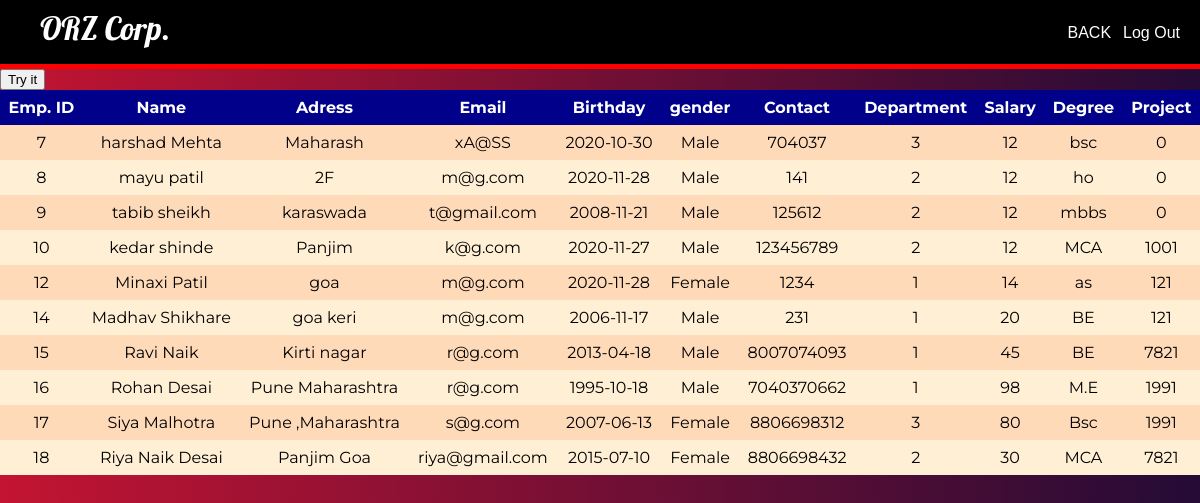
The app's page /viewemp.php with its own data.
### tables this page shows
CREATE TABLE `employee` (
  `empid` int(11) NOT NULL,
  `empnm` varchar(20) NOT NULL,
  `lastnm` varchar(20) NOT NULL,
  `dept` int(11) NOT NULL,
  `email` varchar(30) NOT NULL,
  `dob` date DEFAULT '1998-02-28',
  `contact` varchar(20) DEFAULT NULL,
  `gender` varchar(20) DEFAULT NULL,
  `address` varchar(100) DEFAULT NULL,
  `salary` int(11) DEFAULT NULL,
  `degree` varchar(30) DEFAULT NULL,
  `pid` int(11) DEFAULT 0
);

### viewemp.php (the view, shortened to what this page needs)
<?php
require_once ('dbh.php');
$sql = "SELECT * from `employee` ";
$result = mysqli_query($conn, $sql);
?>
<html>
<head>
	 <link rel="stylesheet" type="text/css" href="newcss01.css">
</head>
<body style="background: linear-gradient(to right, #c31432, #240b36);">
 	<header>
		<nav>
			<h1>ORZ Corp.</h1>
			<ul id="menu1">
				<li><a class="homeblack" href="aloginwel.php">BACK</a></li>
				<li><a class="homeblack" href="alogin.html">Log Out</a></li>
			</ul>
		</nav>
	</header>
	<div class="divider"></div>
        <div class="alert">
<button onclick="myFunction()">Try it</button>
</div>
        <table>
			<tr>
				<th align = "center">Emp. ID</th>
				<th align = "center">Name</th>
				<th align = "center">Adress</th>
				<th align = "center">Email</th>
				<th align = "center">Birthday</th>
				<th align = "center">gender</th>
				<th align = "center">Contact</th>
				<th align = "center">Department</th>
				<th align = "center">Salary</th>
                                <th align = "center">Degree</th>
                                <th align = "center">Project</th>
			</tr>
                         	<?php
				while ($employee = mysqli_fetch_assoc($result)) {
					echo "<tr>";
					echo "<td>".$employee['empid']."</td>";
					echo "<td>".$employee['empnm']."  ".$employee['lastnm']."</td>";
					echo "<td>".$employee['address']."</td>";
					echo "<td>".$employee['email']."</td>";
					echo "<td>".$employee['dob']."</td>";
					echo "<td>".$employee['gender']."</td>";
					echo "<td>".$employee['contact']."</td>";
					echo "<td>".$employee['dept']."</td>";
					echo "<td>".$employee['salary']."</td>";
					echo "<td>".$employee['degree']."</td>";
                                                                                    echo "<td>".$employee['pid']."</td>";
				}
			?>
		</table>
</body>
</html>

### newcss01.css (style rules this page uses)
body { margin: 0; padding: 0; background-size: cover; background-position: center; font-family: sans-serif; }
header { background: black; color: white; padding: 8px 20px 6px 40px; height: 50px; }
header h1 { display: inline; font-family: 'Lobster', cursive; font-weight: 400; font-size: 32px; float: left; margin-top: 0px; margin-right: 10px; }
nav ul { display: inline; padding: 0px; float: right; }
nav ul li { display: inline-block; list-style-type: none; color: white; float: left; margin-left: 12px; }
nav ul li a { color: white; text-decoration: none; }
#menu1 { font-family: 'Arial', sans-serif; }
.divider { background-color: red; height: 5px; }
h1 { margin: 0; padding: 0 0 20px; text-align: center; font-size: 22px; color: white; }
table { margin: 0px; border-collapse: collapse; width: 100%; font-family: 'Montserrat', sans-serif; padding: 10px; }
th, td { text-align: center; padding: 8px; }
tr:nth-child(even) { background-color: peachpuff; }
tr:nth-child(odd) { background-color:papayawhip; }
th { background-color:darkblue; color: white; }

### records on screen
employee: empid "7", empnm "harshad", lastnm "Mehta", address "Maharash", email "xA@SS", dob "2020-10-30", gender "Male", contact "704037", dept "3", salary "12", degree "bsc", pid "0"
employee: empid "8", empnm "mayu", lastnm "patil", address "2F", email "m@g.com", dob "2020-11-28", gender "Male", contact "141", dept "2", salary "12", degree "ho", pid "0"
employee: empid "9", empnm "tabib", lastnm "sheikh", address "karaswada", email "t@gmail.com", dob "2008-11-21", gender "Male", contact "125612", dept "2", salary "12", degree "mbbs", pid "0"
employee: empid "10", empnm "kedar", lastnm "shinde", address "Panjim", email "k@g.com", dob "2020-11-27", gender "Male", contact "123456789", dept "2", salary "12", degree "MCA", pid "1001"
employee: empid "12", empnm "Minaxi", lastnm "Patil", address "goa", email "m@g.com", dob "2020-11-28", gender "Female", contact "1234", dept "1", salary "14", degree "as", pid "121"
employee: empid "14", empnm "Madhav", lastnm "Shikhare", address "goa keri", email "m@g.com", dob "2006-11-17", gender "Male", contact "231", dept "1", salary "20", degree "BE", pid "121"
employee: empid "15", empnm "Ravi", lastnm "Naik", address "Kirti nagar", email "r@g.com", dob "2013-04-18", gender "Male", contact "8007074093", dept "1", salary "45", degree "BE", pid "7821"
employee: empid "16", empnm "Rohan", lastnm "Desai", address "Pune Maharashtra", email "r@g.com", dob "1995-10-18", gender "Male", contact "7040370662", dept "1", salary "98", degree "M.E", pid "1991"
employee: empid "17", empnm "Siya", lastnm "Malhotra", address "Pune ,Maharashtra", email "s@g.com", dob "2007-06-13", gender "Female", contact "8806698312", dept "3", salary "80", degree "Bsc", pid "1991"
employee: empid "18", empnm "Riya", lastnm "Naik Desai", address "Panjim Goa", email "riya@gmail.com", dob "2015-07-10", gender "Female", contact "8806698432", dept "2", salary "30", degree "MCA", pid "7821"
